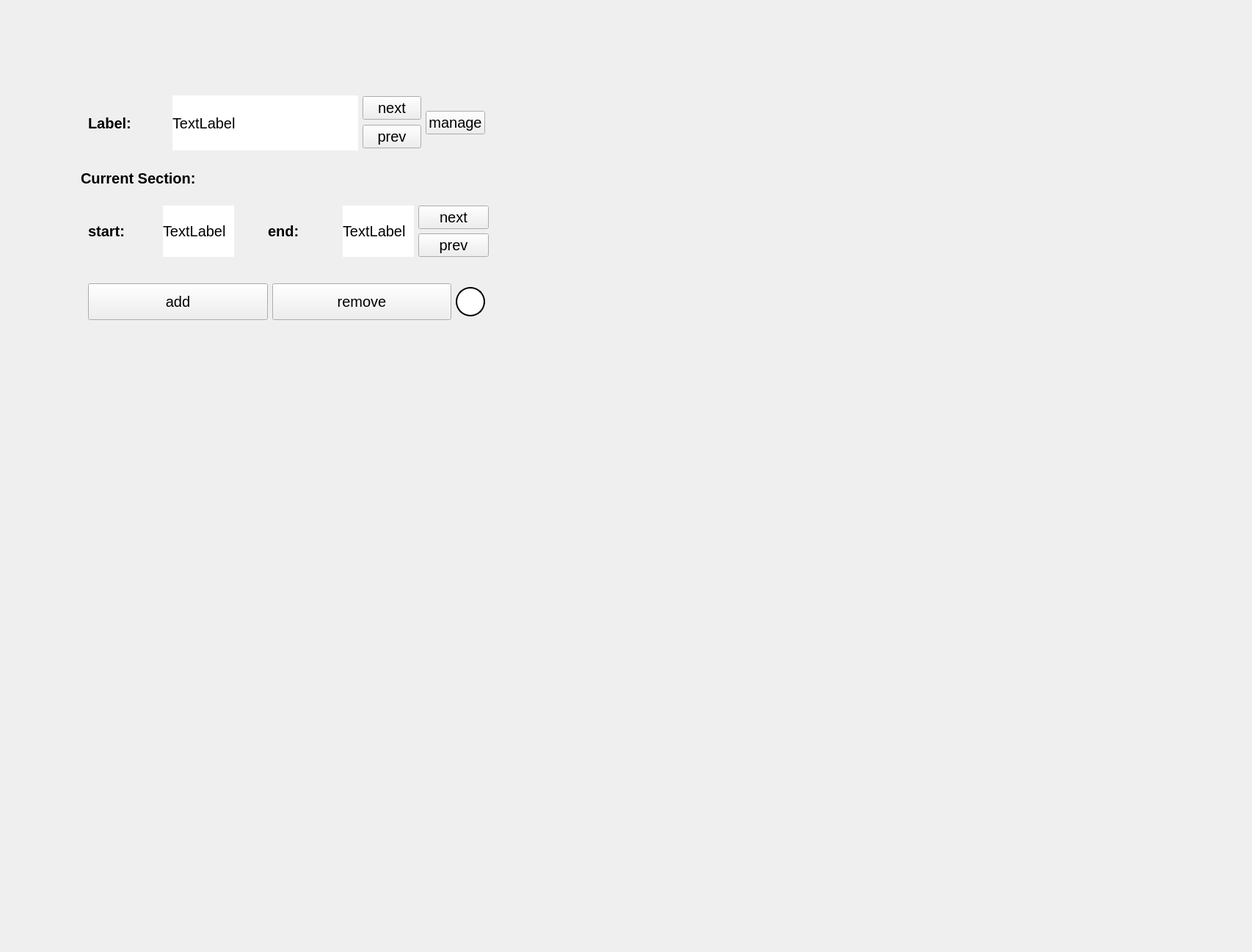
<?xml version="1.0" encoding="UTF-8"?>
<ui version="4.0">
 <class>SectionsPanel</class>
 <widget class="QWidget" name="SectionsPanel">
  <property name="geometry">
   <rect>
    <x>0</x>
    <y>0</y>
    <width>1706</width>
    <height>1297</height>
   </rect>
  </property>
  <property name="font">
   <font>
    <pointsize>15</pointsize>
   </font>
  </property>
  <property name="windowTitle">
   <string>Form</string>
  </property>
  <widget class="QWidget" name="verticalLayoutWidget_2">
   <property name="geometry">
    <rect>
     <x>110</x>
     <y>130</y>
     <width>561</width>
     <height>316</height>
    </rect>
   </property>
   <layout class="QVBoxLayout" name="sectionsPanel">
    <property name="bottomMargin">
     <number>10</number>
    </property>
    <item>
     <layout class="QHBoxLayout" name="horizontalLayout">
      <property name="leftMargin">
       <number>10</number>
      </property>
      <property name="rightMargin">
       <number>10</number>
      </property>
      <item>
       <widget class="QLabel" name="fixedText">
        <property name="sizePolicy">
         <sizepolicy hsizetype="Fixed" vsizetype="Preferred">
          <horstretch>0</horstretch>
          <verstretch>0</verstretch>
         </sizepolicy>
        </property>
        <property name="minimumSize">
         <size>
          <width>25</width>
          <height>0</height>
         </size>
        </property>
        <property name="font">
         <font>
          <pointsize>15</pointsize>
          <bold>true</bold>
         </font>
        </property>
        <property name="text">
         <string>Label:</string>
        </property>
        <property name="margin">
         <number>10</number>
        </property>
       </widget>
      </item>
      <item>
       <spacer name="horizontalSpacer">
        <property name="orientation">
         <enum>Qt::Horizontal</enum>
        </property>
        <property name="sizeHint" stdset="0">
         <size>
          <width>50</width>
          <height>75</height>
         </size>
        </property>
       </spacer>
      </item>
      <item>
       <widget class="QLabel" name="CurrentLabel">
        <property name="sizePolicy">
         <sizepolicy hsizetype="Expanding" vsizetype="Preferred">
          <horstretch>100</horstretch>
          <verstretch>0</verstretch>
         </sizepolicy>
        </property>
        <property name="maximumSize">
         <size>
          <width>16777215</width>
          <height>16777215</height>
         </size>
        </property>
        <property name="baseSize">
         <size>
          <width>0</width>
          <height>0</height>
         </size>
        </property>
        <property name="font">
         <font>
          <pointsize>15</pointsize>
         </font>
        </property>
        <property name="autoFillBackground">
         <bool>false</bool>
        </property>
        <property name="styleSheet">
         <string notr="true">background-color: rgb(255, 255, 255);</string>
        </property>
        <property name="frameShape">
         <enum>QFrame::NoFrame</enum>
        </property>
        <property name="frameShadow">
         <enum>QFrame::Plain</enum>
        </property>
        <property name="text">
         <string>TextLabel</string>
        </property>
        <property name="textFormat">
         <enum>Qt::AutoText</enum>
        </property>
       </widget>
      </item>
      <item>
       <layout class="QVBoxLayout" name="verticalLayout_2">
        <item>
         <widget class="QPushButton" name="NextLabelButton">
          <property name="text">
           <string>next</string>
          </property>
         </widget>
        </item>
        <item>
         <widget class="QPushButton" name="previousLabelButton">
          <property name="text">
           <string>prev</string>
          </property>
         </widget>
        </item>
       </layout>
      </item>
      <item>
       <widget class="QPushButton" name="itemlistButton">
        <property name="enabled">
         <bool>true</bool>
        </property>
        <property name="font">
         <font>
          <pointsize>15</pointsize>
         </font>
        </property>
        <property name="layoutDirection">
         <enum>Qt::LeftToRight</enum>
        </property>
        <property name="text">
         <string>manage</string>
        </property>
        <property name="shortcut">
         <string notr="true"/>
        </property>
        <property name="checkable">
         <bool>false</bool>
        </property>
       </widget>
      </item>
     </layout>
    </item>
    <item>
     <widget class="QLabel" name="fixedText_4">
      <property name="font">
       <font>
        <pointsize>15</pointsize>
        <bold>true</bold>
        <underline>false</underline>
       </font>
      </property>
      <property name="text">
       <string>Current Section:</string>
      </property>
     </widget>
    </item>
    <item>
     <layout class="QHBoxLayout" name="horizontalLayout_2">
      <property name="leftMargin">
       <number>10</number>
      </property>
      <property name="rightMargin">
       <number>5</number>
      </property>
      <item>
       <widget class="QLabel" name="fixedText_2">
        <property name="font">
         <font>
          <pointsize>15</pointsize>
          <bold>true</bold>
          <underline>false</underline>
         </font>
        </property>
        <property name="text">
         <string>start:</string>
        </property>
       </widget>
      </item>
      <item>
       <widget class="QLabel" name="StartOfSection">
        <property name="font">
         <font>
          <pointsize>15</pointsize>
         </font>
        </property>
        <property name="styleSheet">
         <string notr="true">background-color: white;
</string>
        </property>
        <property name="text">
         <string>TextLabel</string>
        </property>
       </widget>
      </item>
      <item>
       <spacer name="horizontalSpacer_2">
        <property name="orientation">
         <enum>Qt::Horizontal</enum>
        </property>
        <property name="sizeType">
         <enum>QSizePolicy::Fixed</enum>
        </property>
        <property name="sizeHint" stdset="0">
         <size>
          <width>40</width>
          <height>20</height>
         </size>
        </property>
       </spacer>
      </item>
      <item>
       <widget class="QLabel" name="fixedText_3">
        <property name="font">
         <font>
          <pointsize>15</pointsize>
          <bold>true</bold>
         </font>
        </property>
        <property name="text">
         <string>end:</string>
        </property>
       </widget>
      </item>
      <item>
       <widget class="QLabel" name="EndOfSection">
        <property name="font">
         <font>
          <pointsize>15</pointsize>
         </font>
        </property>
        <property name="styleSheet">
         <string notr="true">background-color: white;</string>
        </property>
        <property name="text">
         <string>TextLabel</string>
        </property>
       </widget>
      </item>
      <item>
       <layout class="QVBoxLayout" name="verticalLayout_3">
        <item>
         <widget class="QPushButton" name="NextSectionButton">
          <property name="text">
           <string>next</string>
          </property>
         </widget>
        </item>
        <item>
         <widget class="QPushButton" name="previousSectionButton">
          <property name="text">
           <string>prev</string>
          </property>
         </widget>
        </item>
       </layout>
      </item>
     </layout>
    </item>
    <item>
     <spacer name="verticalSpacer">
      <property name="orientation">
       <enum>Qt::Vertical</enum>
      </property>
      <property name="sizeType">
       <enum>QSizePolicy::Fixed</enum>
      </property>
      <property name="sizeHint" stdset="0">
       <size>
        <width>1</width>
        <height>20</height>
       </size>
      </property>
     </spacer>
    </item>
    <item>
     <layout class="QHBoxLayout" name="horizontalLayout_3">
      <property name="leftMargin">
       <number>10</number>
      </property>
      <property name="topMargin">
       <number>10</number>
      </property>
      <property name="rightMargin">
       <number>10</number>
      </property>
      <item>
       <widget class="QPushButton" name="assignButton">
        <property name="sizePolicy">
         <sizepolicy hsizetype="Expanding" vsizetype="Fixed">
          <horstretch>0</horstretch>
          <verstretch>0</verstretch>
         </sizepolicy>
        </property>
        <property name="minimumSize">
         <size>
          <width>0</width>
          <height>50</height>
         </size>
        </property>
        <property name="maximumSize">
         <size>
          <width>16777215</width>
          <height>16777215</height>
         </size>
        </property>
        <property name="font">
         <font>
          <pointsize>15</pointsize>
         </font>
        </property>
        <property name="styleSheet">
         <string notr="true">/*background-color: rgb(168, 226, 125);
padding: 5;
color:  black; 
*/</string>
        </property>
        <property name="text">
         <string>add</string>
        </property>
       </widget>
      </item>
      <item>
       <widget class="QPushButton" name="unassignButton">
        <property name="sizePolicy">
         <sizepolicy hsizetype="Expanding" vsizetype="Fixed">
          <horstretch>0</horstretch>
          <verstretch>0</verstretch>
         </sizepolicy>
        </property>
        <property name="minimumSize">
         <size>
          <width>0</width>
          <height>50</height>
         </size>
        </property>
        <property name="font">
         <font>
          <pointsize>15</pointsize>
         </font>
        </property>
        <property name="styleSheet">
         <string notr="true">/*background-color: rgb(238, 0, 68);
padding: 5;
color:  white; */
</string>
        </property>
        <property name="text">
         <string>remove</string>
        </property>
       </widget>
      </item>
      <item>
       <widget class="QLabel" name="IndicatorAdded">
        <property name="sizePolicy">
         <sizepolicy hsizetype="Fixed" vsizetype="Fixed">
          <horstretch>0</horstretch>
          <verstretch>0</verstretch>
         </sizepolicy>
        </property>
        <property name="minimumSize">
         <size>
          <width>40</width>
          <height>40</height>
         </size>
        </property>
        <property name="baseSize">
         <size>
          <width>40</width>
          <height>40</height>
         </size>
        </property>
        <property name="styleSheet">
         <string notr="true">border-radius:          20px;
background-color:   white;
border:                 2px solid black;</string>
        </property>
        <property name="text">
         <string/>
        </property>
       </widget>
      </item>
     </layout>
    </item>
   </layout>
  </widget>
 </widget>
 <resources/>
 <connections/>
</ui>
